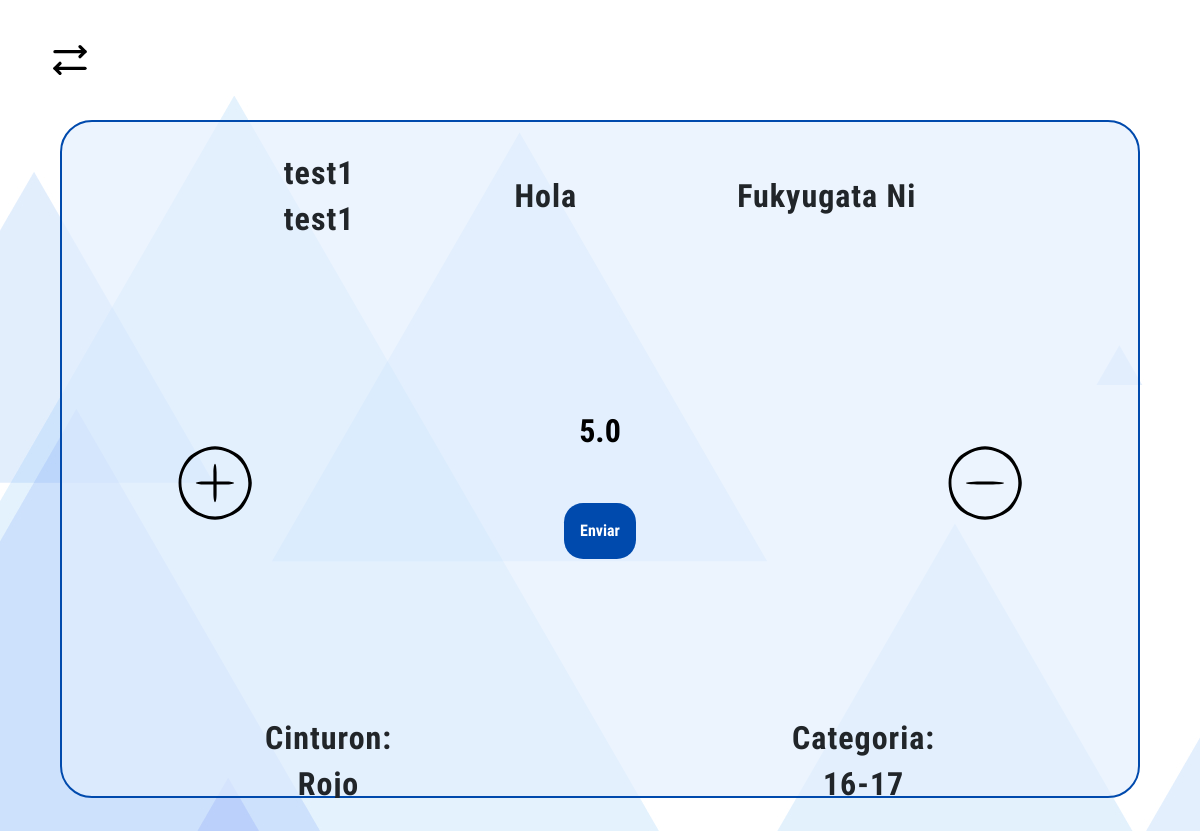
/index.php?c=puntaje&a=vistaPuntuar&id=11111111 (signed in), run on the app's committed database.
### tables this page shows
CREATE TABLE `persona` (
  `CI` int(8) NOT NULL,
  `Nombre` varchar(50) DEFAULT NULL,
  `Apellido` varchar(50) DEFAULT NULL,
  `Correo` varchar(255) DEFAULT NULL,
  `Fnac` date DEFAULT NULL
);

CREATE TABLE `participante` (
  `CI` int(8) NOT NULL,
  `Escuela` varchar(255) DEFAULT NULL,
  `GeneroP` enum('Masculino','Femenino') DEFAULT NULL,
  `CI_C` int(8) DEFAULT NULL
);

CREATE TABLE `kata` (
  `idKata` int(11) NOT NULL,
  `nombreKata` varchar(255) DEFAULT NULL
);

CREATE TABLE `participar` (
  `idCompite` int(11) NOT NULL,
  `Ronda` int(11) DEFAULT NULL,
  `Cinturon` enum('Azul','Rojo') DEFAULT NULL,
  `CI_P` int(8) DEFAULT NULL,
  `idTorneo` int(11) DEFAULT NULL,
  `idCategoria` int(11) DEFAULT NULL,
  `Compite` int(11) DEFAULT NULL
);

CREATE TABLE `categoria` (
  `idCategoria` int(11) NOT NULL,
  `GeneroC` enum('Masculino','Femenino') DEFAULT NULL,
  `Equipo` enum('Individual','Grupal') DEFAULT NULL,
  `Edad` enum('12-13','14-15','16-17','Mayores') DEFAULT NULL
);

### controllers/puntaje.php (called while the page is built, shortened)
<?php
class puntajeController
{
    public function __construct()
    {
        require_once "models/puntajeModel.php";
    }
    public function vistaPuntuar($CI)
    {
        $user = new puntaje_model();
        $participanteData["CI"] = $CI;
        $participanteData["Participante"] = $user->get_participas($CI);
        $data = $user->get_participante();
        require_once "views/juez/puntuarJuez.php";
    }
}

### config/database.php (called while the page is built)
<?php
	class Conectar {
		public static function conexion(){
			$conexion = new mysqli("127.0.0.1", "root", "", "cukscorea");
			return $conexion;
		}
	}
?>

### models/puntajeModel.php (called while the page is built, shortened)
<?php
class puntaje_model
{
    private $db;
    private $participante;
    public function __construct()
    {
        $this->db = Conectar::conexion();
        $this->participante = array();
    }
    public function get_participas($CI)
    {
        $sql = "SELECT PA.CI, P.Nombre, P.Apellido, PA.Escuela, K.nombreKata, K.idKata, PAR.Cinturon, PAR.idTorneo, C.Edad, C.idCategoria  FROM participante PA
        JOIN persona P ON P.CI = PA.CI
        JOIN participar PAR ON PAR.CI_P = PA.CI
        JOIN categoria C ON C.idCategoria = PAR.idCategoria
		JOIN tiene T ON T.CI_P = PA.CI
        JOIN kata K ON K.idKata = T.idKata
        WHERE PA.CI = $CI LIMIT 1";
        $resultado = $this->db->query($sql);
        $row = $resultado->fetch_assoc();
        return $row;
    }
    public function get_participante()
    {
        $sql = "SELECT PA.CI, P.Nombre, P.Apellido, PA.Escuela, K.nombreKata, K.idKata, PAR.Cinturon, PAR.idTorneo, C.Edad, C.idCategoria
        FROM participante PA
        JOIN persona P ON P.CI = PA.CI
        JOIN participar PAR ON PAR.CI_P = PA.CI
        JOIN categoria C ON C.idCategoria = PAR.idCategoria
		JOIN tiene T ON T.CI_P = PA.CI
        JOIN kata K ON K.idKata = T.idKata";
        $resultado = $this->db->query($sql);
        while ($row = $resultado->fetch_assoc()) {
            $this->participante[] = $row;
        }
        return $this->participante;
    }
}

### views/juez/puntuarJuez.php (the view, shortened to what this page needs)
<!DOCTYPE html>
<html lang="en">
<head>
    <link rel="stylesheet" href="assets/css/bootstrap.min.css">
    <link rel="stylesheet" href="assets/css/style.css">
</head>
<body>
    <header>
        <div class="icono-menu">
            <img src="assets/img/flechaDoble.svg" alt="flechas" id="icono-menu">
        </div>
    </header>
    <main class="home">
        <section class="puntajeMain">
            <div class="datosParticipante">
                <div class="nombre">
                    <?php echo "<h2>{$participanteData["Participante"]['Nombre']}</h2>"; ?>
                    <?php echo "<h2>{$participanteData["Participante"]['Apellido']}</h2>"; ?>
                </div>
                <div class="escuela">
                    <?php echo "<h2>{$participanteData["Participante"]['Escuela']}</h2>"; ?>
                </div>
                <div class="kata">
                    <?php echo "<h2>{$participanteData["Participante"]['nombreKata']}</h2>"; ?> </span>
                </div>
            </div>
            <div class="datosEnviar">
                <div class="suma">
                    <button class="variar">
                        <img src="assets/img/signoSuma.svg" alt="" id="sumaBtn">
                    </button>
                </div>
                <form action="index.php?c=puntaje&a=enviarPuntaje" method="post" class="enviar">
                    <div class="puntaje">
                        <input type="text" name="Valor" id="Valor" value="5.0" readonly>
                    </div>
                    <div class="boton">
                        <input type="submit" value="Enviar">
                    </div>
                </form>
                <div class="resta">
                    <button class="variar">
                        <img src="assets/img/signoResta.svg" alt="" id="restaBtn">
                    </button>
                </div>
            </div>
            <div class="datosTorneo">
                <div class="cinturon">
                    <h2>Cinturon: </h2>
                    <?php echo "<h2>{$participanteData["Participante"]['Cinturon']}</h2>"; ?>
                </div>
                <div class="categoria">
                    <h2>Categoria: </h2>
                    <?php echo "<h2>{$participanteData["Participante"]['Edad']}</h2>"; ?>
                </div>
            </div>
        </section>
    </main>
</body>
</html>

### index.php (shortened to what this page needs)
<?php
require_once "core/routes.php";
require_once "config/database.php";
if (isset($_GET['c'])) {
	$controlador = cargarControlador($_GET['c']);
	if (isset($_GET['a'])) {
		if (isset($_GET['id'])) {
			cargarAccion($controlador, $_GET['a'], $_GET['id']);
		} else {
			cargarAccion($controlador, $_GET['a']);
		}
	} else {
		cargarAccion($controlador, ACCION_PRINCIPAL);
	}
} else {
	$controlador = cargarControlador(CONTROLADOR_PRINCIPAL);
	$accionTmp = ACCION_PRINCIPAL;
	$controlador->$accionTmp();
}

### core/routes.php (shortened to what this page needs)
<?php
	function cargarAccion($controller, $accion, $id = null){
		if(isset($accion) && method_exists($controller, $accion)){
			if($id == null){
				$controller->$accion();
				} else {
				$controller->$accion($id);
			}
			} else {
			$controller->ACCION_PRINCIPAL();
		}
	}
?>

### assets/css/style.css (style rules this page uses)
* { margin: 0; padding: 0; box-sizing: border-box; }
html, body { background: url("../img/Fondo.jpg"); background-repeat: no-repeat; margin: 0px; padding: 0px; overflow-x: hidden; font-family: 'Roboto Condensed'; letter-spacing: 1px; }
.icono-menu { margin: 40px 50px; position: relative; z-index: 10000; }
.icono-menu img { vertical-align: top; width: 40px; cursor: pointer; }
.home { display: flex; align-items: center; justify-content: center; }
.puntajeMain { background-color: #e2eefda8; border: #004aad solid 2px; border-radius: 2em; width: 90vw; height: 75vh; }
.datosParticipante { display: flex; align-items: center; gap: 10em; justify-content: center; margin-top: 2em; text-align: center; }
.datosEnviar { display: flex; align-items: center; justify-content: center; gap: 10em; margin-top: 10em; }
.datosTorneo { display: flex; align-items: center; justify-content: center; margin-top: 10em; gap: 25em; text-align: center; }
.enviar { display: flex; align-items: center; justify-content: center; flex-flow: column nowrap; }
.puntaje { font-size: 2em; font-weight: bold; text-align: center; margin: 0; padding: 0; }
.puntaje input { border: none; background: none; font-size: inherit; font-weight: inherit; text-align: inherit; }
.boton input { margin-top: 3em; background-color: #004aad; border: none; color: white; padding: 1em; border-radius: 1.2em; transition: all 0.3s ease; }
.variar { background: none; border: none; }
.variar img { width: 5em; transition: all 0.3s ease; }

### data on the page
persona: Nombre "test1", Apellido "test1"
participante: Escuela "Hola"
kata: nombreKata "Fukyugata Ni"
participar: Cinturon "Rojo"
categoria: Edad "16-17"
